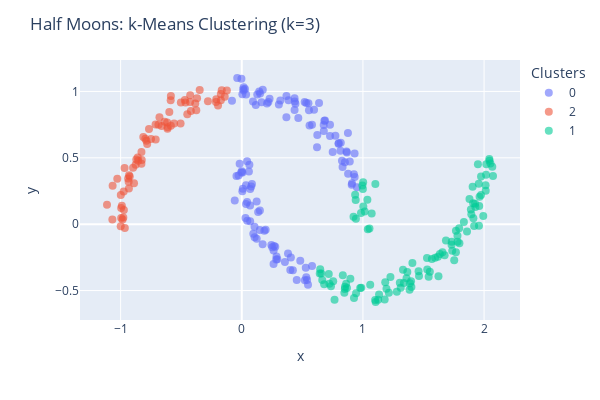

Write notebook code for a chart like this one.
### Markdown cell above
The results are not good. Let's see what happens when we increase the number of clusters.

### Code cell
ym_k3 = KMeans(n_clusters=3, random_state=10, n_init='auto').fit_predict(Xm)

cv_m.plot_clusters(ym_k3, title='Half Moons: k-Means Clustering (k=3)')
